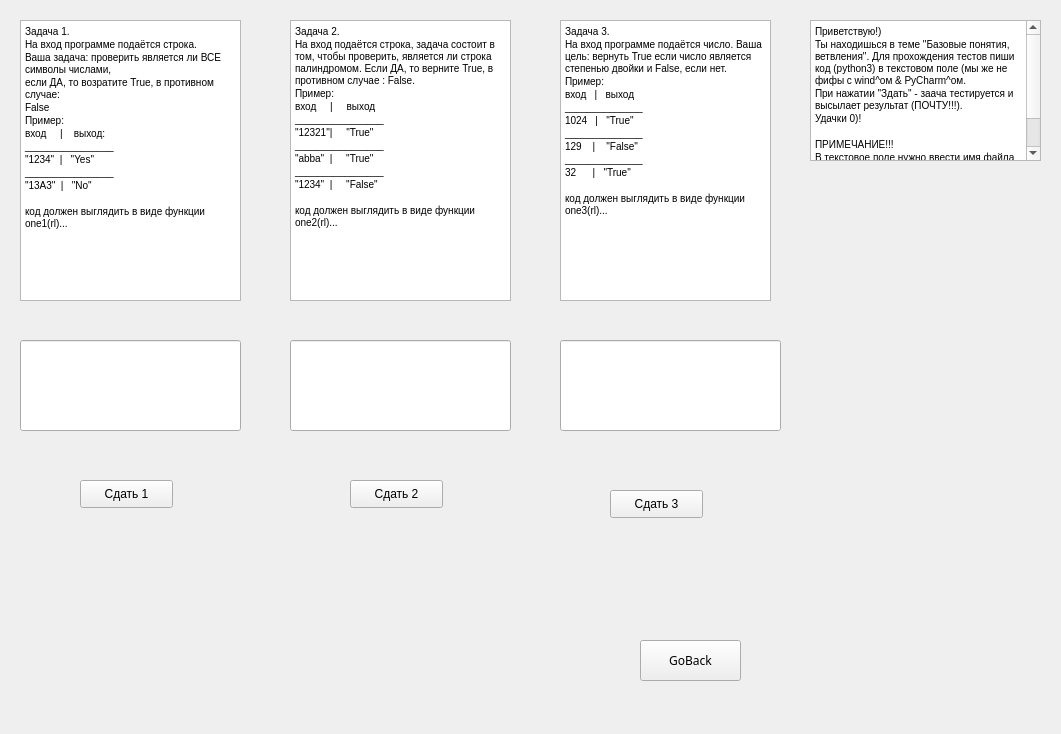
<?xml version="1.0" encoding="UTF-8"?>
<ui version="4.0">
 <class>Form</class>
 <widget class="QWidget" name="Form">
  <property name="geometry">
   <rect>
    <x>0</x>
    <y>0</y>
    <width>1061</width>
    <height>734</height>
   </rect>
  </property>
  <property name="windowTitle">
   <string>Form</string>
  </property>
  <widget class="QTextBrowser" name="textBrowser">
   <property name="geometry">
    <rect>
     <x>810</x>
     <y>20</y>
     <width>231</width>
     <height>141</height>
    </rect>
   </property>
   <property name="html">
    <string>&lt;!DOCTYPE HTML PUBLIC &quot;-//W3C//DTD HTML 4.0//EN&quot; &quot;http://www.w3.org/TR/REC-html40/strict.dtd&quot;&gt;
&lt;html&gt;&lt;head&gt;&lt;meta name=&quot;qrichtext&quot; content=&quot;1&quot; /&gt;&lt;style type=&quot;text/css&quot;&gt;
p, li { white-space: pre-wrap; }
&lt;/style&gt;&lt;/head&gt;&lt;body style=&quot; font-family:'MS Shell Dlg 2'; font-size:8.25pt; font-weight:400; font-style:normal;&quot;&gt;
&lt;p style=&quot; margin-top:0px; margin-bottom:0px; margin-left:0px; margin-right:0px; -qt-block-indent:0; text-indent:0px;&quot;&gt;&lt;span style=&quot; font-size:7.8pt;&quot;&gt;Приветствую!)&lt;/span&gt;&lt;/p&gt;
&lt;p style=&quot; margin-top:0px; margin-bottom:0px; margin-left:0px; margin-right:0px; -qt-block-indent:0; text-indent:0px;&quot;&gt;&lt;span style=&quot; font-size:7.8pt;&quot;&gt;Ты находишься в теме &amp;quot;Базовые понятия, ветвления&amp;quot;. Для прохождения тестов пиши код (python3) в текстовом поле (мы же не фифы с wind^ом &amp;amp; PyCharm^ом.&lt;/span&gt;&lt;/p&gt;
&lt;p style=&quot; margin-top:0px; margin-bottom:0px; margin-left:0px; margin-right:0px; -qt-block-indent:0; text-indent:0px;&quot;&gt;&lt;span style=&quot; font-size:7.8pt;&quot;&gt;При нажатии &amp;quot;Здать&amp;quot; - заача тестируется и высылает результат (ПОЧТУ!!!).&lt;/span&gt;&lt;/p&gt;
&lt;p style=&quot; margin-top:0px; margin-bottom:0px; margin-left:0px; margin-right:0px; -qt-block-indent:0; text-indent:0px;&quot;&gt;&lt;span style=&quot; font-size:7.8pt;&quot;&gt;Удачки 0)!&lt;/span&gt;&lt;/p&gt;
&lt;p style=&quot;-qt-paragraph-type:empty; margin-top:0px; margin-bottom:0px; margin-left:0px; margin-right:0px; -qt-block-indent:0; text-indent:0px; font-size:7.8pt;&quot;&gt;&lt;br /&gt;&lt;/p&gt;
&lt;p style=&quot; margin-top:0px; margin-bottom:0px; margin-left:0px; margin-right:0px; -qt-block-indent:0; text-indent:0px;&quot;&gt;&lt;span style=&quot; font-size:7.8pt;&quot;&gt;ПРИМЕЧАНИЕ!!!&lt;/span&gt;&lt;/p&gt;
&lt;p style=&quot; margin-top:0px; margin-bottom:0px; margin-left:0px; margin-right:0px; -qt-block-indent:0; text-indent:0px;&quot;&gt;&lt;span style=&quot; font-size:7.8pt;&quot;&gt;В текстовое поле нужно ввести имя файла с расширением .py в папке с данной программой!!!&lt;/span&gt;&lt;/p&gt;
&lt;p style=&quot;-qt-paragraph-type:empty; margin-top:0px; margin-bottom:0px; margin-left:0px; margin-right:0px; -qt-block-indent:0; text-indent:0px; font-size:7.8pt;&quot;&gt;&lt;br /&gt;&lt;/p&gt;&lt;/body&gt;&lt;/html&gt;</string>
   </property>
  </widget>
  <widget class="QPushButton" name="pushButton">
   <property name="geometry">
    <rect>
     <x>80</x>
     <y>480</y>
     <width>93</width>
     <height>28</height>
    </rect>
   </property>
   <property name="text">
    <string>Сдать 1</string>
   </property>
  </widget>
  <widget class="QPushButton" name="pushButton_2">
   <property name="geometry">
    <rect>
     <x>350</x>
     <y>480</y>
     <width>93</width>
     <height>28</height>
    </rect>
   </property>
   <property name="text">
    <string>Сдать 2</string>
   </property>
  </widget>
  <widget class="QPushButton" name="pushButton_3">
   <property name="geometry">
    <rect>
     <x>610</x>
     <y>490</y>
     <width>93</width>
     <height>28</height>
    </rect>
   </property>
   <property name="text">
    <string>Сдать 3</string>
   </property>
  </widget>
  <widget class="QTextBrowser" name="textBrowser_2">
   <property name="geometry">
    <rect>
     <x>20</x>
     <y>20</y>
     <width>221</width>
     <height>281</height>
    </rect>
   </property>
   <property name="html">
    <string>&lt;!DOCTYPE HTML PUBLIC &quot;-//W3C//DTD HTML 4.0//EN&quot; &quot;http://www.w3.org/TR/REC-html40/strict.dtd&quot;&gt;
&lt;html&gt;&lt;head&gt;&lt;meta name=&quot;qrichtext&quot; content=&quot;1&quot; /&gt;&lt;style type=&quot;text/css&quot;&gt;
p, li { white-space: pre-wrap; }
&lt;/style&gt;&lt;/head&gt;&lt;body style=&quot; font-family:'MS Shell Dlg 2'; font-size:8.25pt; font-weight:400; font-style:normal;&quot;&gt;
&lt;p style=&quot; margin-top:0px; margin-bottom:0px; margin-left:0px; margin-right:0px; -qt-block-indent:0; text-indent:0px;&quot;&gt;&lt;span style=&quot; font-size:7.8pt;&quot;&gt;Задача 1.&lt;/span&gt;&lt;/p&gt;
&lt;p style=&quot; margin-top:0px; margin-bottom:0px; margin-left:0px; margin-right:0px; -qt-block-indent:0; text-indent:0px;&quot;&gt;&lt;span style=&quot; font-size:7.8pt;&quot;&gt;На вход программе подаётся строка.&lt;/span&gt;&lt;/p&gt;
&lt;p style=&quot; margin-top:0px; margin-bottom:0px; margin-left:0px; margin-right:0px; -qt-block-indent:0; text-indent:0px;&quot;&gt;&lt;span style=&quot; font-size:7.8pt;&quot;&gt;Ваша задача: проверить является ли ВСЕ символы числами, &lt;/span&gt;&lt;/p&gt;
&lt;p style=&quot; margin-top:0px; margin-bottom:0px; margin-left:0px; margin-right:0px; -qt-block-indent:0; text-indent:0px;&quot;&gt;&lt;span style=&quot; font-size:7.8pt;&quot;&gt;если ДА, то возратите True, в противном случае:&lt;/span&gt;&lt;/p&gt;
&lt;p style=&quot; margin-top:0px; margin-bottom:0px; margin-left:0px; margin-right:0px; -qt-block-indent:0; text-indent:0px;&quot;&gt;&lt;span style=&quot; font-size:7.8pt;&quot;&gt;False&lt;/span&gt;&lt;/p&gt;
&lt;p style=&quot; margin-top:0px; margin-bottom:0px; margin-left:0px; margin-right:0px; -qt-block-indent:0; text-indent:0px;&quot;&gt;&lt;span style=&quot; font-size:7.8pt;&quot;&gt;Пример:&lt;/span&gt;&lt;/p&gt;
&lt;p style=&quot; margin-top:0px; margin-bottom:0px; margin-left:0px; margin-right:0px; -qt-block-indent:0; text-indent:0px;&quot;&gt;&lt;span style=&quot; font-size:7.8pt;&quot;&gt;вход     |    выход:&lt;/span&gt;&lt;/p&gt;
&lt;p style=&quot; margin-top:0px; margin-bottom:0px; margin-left:0px; margin-right:0px; -qt-block-indent:0; text-indent:0px;&quot;&gt;&lt;span style=&quot; font-size:7.8pt;&quot;&gt;________________&lt;/span&gt;&lt;/p&gt;
&lt;p style=&quot; margin-top:0px; margin-bottom:0px; margin-left:0px; margin-right:0px; -qt-block-indent:0; text-indent:0px;&quot;&gt;&lt;span style=&quot; font-size:7.8pt;&quot;&gt;&amp;quot;1234&amp;quot;  |   &amp;quot;Yes&amp;quot;&lt;/span&gt;&lt;/p&gt;
&lt;p style=&quot; margin-top:0px; margin-bottom:0px; margin-left:0px; margin-right:0px; -qt-block-indent:0; text-indent:0px;&quot;&gt;&lt;span style=&quot; font-size:7.8pt;&quot;&gt;________________&lt;/span&gt;&lt;/p&gt;
&lt;p style=&quot; margin-top:0px; margin-bottom:0px; margin-left:0px; margin-right:0px; -qt-block-indent:0; text-indent:0px;&quot;&gt;&lt;span style=&quot; font-size:7.8pt;&quot;&gt;&amp;quot;13A3&amp;quot;  |   &amp;quot;No&amp;quot;&lt;/span&gt;&lt;/p&gt;
&lt;p style=&quot;-qt-paragraph-type:empty; margin-top:0px; margin-bottom:0px; margin-left:0px; margin-right:0px; -qt-block-indent:0; text-indent:0px; font-size:7.8pt;&quot;&gt;&lt;br /&gt;&lt;/p&gt;
&lt;p style=&quot; margin-top:0px; margin-bottom:0px; margin-left:0px; margin-right:0px; -qt-block-indent:0; text-indent:0px;&quot;&gt;&lt;span style=&quot; font-size:7.8pt;&quot;&gt;код должен выглядить в виде функции one1(rl)...&lt;/span&gt;&lt;/p&gt;&lt;/body&gt;&lt;/html&gt;</string>
   </property>
  </widget>
  <widget class="QTextBrowser" name="textBrowser_3">
   <property name="geometry">
    <rect>
     <x>290</x>
     <y>20</y>
     <width>221</width>
     <height>281</height>
    </rect>
   </property>
   <property name="html">
    <string>&lt;!DOCTYPE HTML PUBLIC &quot;-//W3C//DTD HTML 4.0//EN&quot; &quot;http://www.w3.org/TR/REC-html40/strict.dtd&quot;&gt;
&lt;html&gt;&lt;head&gt;&lt;meta name=&quot;qrichtext&quot; content=&quot;1&quot; /&gt;&lt;style type=&quot;text/css&quot;&gt;
p, li { white-space: pre-wrap; }
&lt;/style&gt;&lt;/head&gt;&lt;body style=&quot; font-family:'MS Shell Dlg 2'; font-size:8.25pt; font-weight:400; font-style:normal;&quot;&gt;
&lt;p style=&quot; margin-top:0px; margin-bottom:0px; margin-left:0px; margin-right:0px; -qt-block-indent:0; text-indent:0px;&quot;&gt;&lt;span style=&quot; font-size:7.8pt;&quot;&gt;Задача 2.&lt;/span&gt;&lt;/p&gt;
&lt;p style=&quot; margin-top:0px; margin-bottom:0px; margin-left:0px; margin-right:0px; -qt-block-indent:0; text-indent:0px;&quot;&gt;&lt;span style=&quot; font-size:7.8pt;&quot;&gt;На вход подаётся строка, задача состоит в том, чтобы проверить, является ли строка палиндромом. Если ДА, то верните True, в противном случае : False.&lt;/span&gt;&lt;/p&gt;
&lt;p style=&quot; margin-top:0px; margin-bottom:0px; margin-left:0px; margin-right:0px; -qt-block-indent:0; text-indent:0px;&quot;&gt;&lt;span style=&quot; font-size:7.8pt;&quot;&gt;Пример:&lt;/span&gt;&lt;/p&gt;
&lt;p style=&quot; margin-top:0px; margin-bottom:0px; margin-left:0px; margin-right:0px; -qt-block-indent:0; text-indent:0px;&quot;&gt;&lt;span style=&quot; font-size:7.8pt;&quot;&gt;вход     |     выход&lt;/span&gt;&lt;/p&gt;
&lt;p style=&quot; margin-top:0px; margin-bottom:0px; margin-left:0px; margin-right:0px; -qt-block-indent:0; text-indent:0px;&quot;&gt;&lt;span style=&quot; font-size:7.8pt;&quot;&gt;________________&lt;/span&gt;&lt;/p&gt;
&lt;p style=&quot; margin-top:0px; margin-bottom:0px; margin-left:0px; margin-right:0px; -qt-block-indent:0; text-indent:0px;&quot;&gt;&lt;span style=&quot; font-size:7.8pt;&quot;&gt;&amp;quot;12321&amp;quot;|     &amp;quot;True&amp;quot;&lt;/span&gt;&lt;/p&gt;
&lt;p style=&quot; margin-top:0px; margin-bottom:0px; margin-left:0px; margin-right:0px; -qt-block-indent:0; text-indent:0px;&quot;&gt;&lt;span style=&quot; font-size:7.8pt;&quot;&gt;________________&lt;/span&gt;&lt;/p&gt;
&lt;p style=&quot; margin-top:0px; margin-bottom:0px; margin-left:0px; margin-right:0px; -qt-block-indent:0; text-indent:0px;&quot;&gt;&lt;span style=&quot; font-size:7.8pt;&quot;&gt;&amp;quot;abba&amp;quot;  |     &amp;quot;True&amp;quot;&lt;/span&gt;&lt;/p&gt;
&lt;p style=&quot; margin-top:0px; margin-bottom:0px; margin-left:0px; margin-right:0px; -qt-block-indent:0; text-indent:0px;&quot;&gt;&lt;span style=&quot; font-size:7.8pt;&quot;&gt;________________&lt;/span&gt;&lt;/p&gt;
&lt;p style=&quot; margin-top:0px; margin-bottom:0px; margin-left:0px; margin-right:0px; -qt-block-indent:0; text-indent:0px;&quot;&gt;&lt;span style=&quot; font-size:7.8pt;&quot;&gt;&amp;quot;1234&amp;quot;  |     &amp;quot;False&amp;quot;&lt;/span&gt;&lt;/p&gt;
&lt;p style=&quot;-qt-paragraph-type:empty; margin-top:0px; margin-bottom:0px; margin-left:0px; margin-right:0px; -qt-block-indent:0; text-indent:0px; font-size:7.8pt;&quot;&gt;&lt;br /&gt;&lt;/p&gt;
&lt;p style=&quot; margin-top:0px; margin-bottom:0px; margin-left:0px; margin-right:0px; -qt-block-indent:0; text-indent:0px;&quot;&gt;&lt;span style=&quot; font-size:7.8pt;&quot;&gt;код должен выглядить в виде функции one2(rl)...&lt;/span&gt;&lt;/p&gt;&lt;/body&gt;&lt;/html&gt;</string>
   </property>
  </widget>
  <widget class="QTextBrowser" name="textBrowser_4">
   <property name="geometry">
    <rect>
     <x>560</x>
     <y>20</y>
     <width>211</width>
     <height>281</height>
    </rect>
   </property>
   <property name="html">
    <string>&lt;!DOCTYPE HTML PUBLIC &quot;-//W3C//DTD HTML 4.0//EN&quot; &quot;http://www.w3.org/TR/REC-html40/strict.dtd&quot;&gt;
&lt;html&gt;&lt;head&gt;&lt;meta name=&quot;qrichtext&quot; content=&quot;1&quot; /&gt;&lt;style type=&quot;text/css&quot;&gt;
p, li { white-space: pre-wrap; }
&lt;/style&gt;&lt;/head&gt;&lt;body style=&quot; font-family:'MS Shell Dlg 2'; font-size:8.25pt; font-weight:400; font-style:normal;&quot;&gt;
&lt;p style=&quot; margin-top:0px; margin-bottom:0px; margin-left:0px; margin-right:0px; -qt-block-indent:0; text-indent:0px;&quot;&gt;&lt;span style=&quot; font-size:7.8pt;&quot;&gt;Задача 3.&lt;/span&gt;&lt;/p&gt;
&lt;p style=&quot; margin-top:0px; margin-bottom:0px; margin-left:0px; margin-right:0px; -qt-block-indent:0; text-indent:0px;&quot;&gt;&lt;span style=&quot; font-size:7.8pt;&quot;&gt;На вход программе подаётся число. Ваша цель: вернуть True если число является степенью двойки и False, если нет. &lt;/span&gt;&lt;/p&gt;
&lt;p style=&quot; margin-top:0px; margin-bottom:0px; margin-left:0px; margin-right:0px; -qt-block-indent:0; text-indent:0px;&quot;&gt;&lt;span style=&quot; font-size:7.8pt;&quot;&gt;Пример:&lt;/span&gt;&lt;/p&gt;
&lt;p style=&quot; margin-top:0px; margin-bottom:0px; margin-left:0px; margin-right:0px; -qt-block-indent:0; text-indent:0px;&quot;&gt;&lt;span style=&quot; font-size:7.8pt;&quot;&gt;вход   |   выход&lt;/span&gt;&lt;/p&gt;
&lt;p style=&quot; margin-top:0px; margin-bottom:0px; margin-left:0px; margin-right:0px; -qt-block-indent:0; text-indent:0px;&quot;&gt;&lt;span style=&quot; font-size:7.8pt;&quot;&gt;______________&lt;/span&gt;&lt;/p&gt;
&lt;p style=&quot; margin-top:0px; margin-bottom:0px; margin-left:0px; margin-right:0px; -qt-block-indent:0; text-indent:0px;&quot;&gt;&lt;span style=&quot; font-size:7.8pt;&quot;&gt;1024   |   &amp;quot;True&amp;quot;&lt;/span&gt;&lt;/p&gt;
&lt;p style=&quot; margin-top:0px; margin-bottom:0px; margin-left:0px; margin-right:0px; -qt-block-indent:0; text-indent:0px;&quot;&gt;&lt;span style=&quot; font-size:7.8pt;&quot;&gt;______________&lt;/span&gt;&lt;/p&gt;
&lt;p style=&quot; margin-top:0px; margin-bottom:0px; margin-left:0px; margin-right:0px; -qt-block-indent:0; text-indent:0px;&quot;&gt;&lt;span style=&quot; font-size:7.8pt;&quot;&gt;129    |    &amp;quot;False&amp;quot;&lt;/span&gt;&lt;/p&gt;
&lt;p style=&quot; margin-top:0px; margin-bottom:0px; margin-left:0px; margin-right:0px; -qt-block-indent:0; text-indent:0px;&quot;&gt;&lt;span style=&quot; font-size:7.8pt;&quot;&gt;______________&lt;/span&gt;&lt;/p&gt;
&lt;p style=&quot; margin-top:0px; margin-bottom:0px; margin-left:0px; margin-right:0px; -qt-block-indent:0; text-indent:0px;&quot;&gt;&lt;span style=&quot; font-size:7.8pt;&quot;&gt;32      |   &amp;quot;True&amp;quot;&lt;/span&gt;&lt;/p&gt;
&lt;p style=&quot;-qt-paragraph-type:empty; margin-top:0px; margin-bottom:0px; margin-left:0px; margin-right:0px; -qt-block-indent:0; text-indent:0px; font-size:7.8pt;&quot;&gt;&lt;br /&gt;&lt;/p&gt;
&lt;p style=&quot; margin-top:0px; margin-bottom:0px; margin-left:0px; margin-right:0px; -qt-block-indent:0; text-indent:0px;&quot;&gt;&lt;span style=&quot; font-size:7.8pt;&quot;&gt;код должен выглядить в виде функции one3(rl)...&lt;/span&gt;&lt;/p&gt;&lt;/body&gt;&lt;/html&gt;</string>
   </property>
  </widget>
  <widget class="QLineEdit" name="lineEdit">
   <property name="geometry">
    <rect>
     <x>20</x>
     <y>340</y>
     <width>221</width>
     <height>91</height>
    </rect>
   </property>
  </widget>
  <widget class="QLineEdit" name="lineEdit_2">
   <property name="geometry">
    <rect>
     <x>560</x>
     <y>340</y>
     <width>221</width>
     <height>91</height>
    </rect>
   </property>
  </widget>
  <widget class="QLineEdit" name="lineEdit_3">
   <property name="geometry">
    <rect>
     <x>290</x>
     <y>340</y>
     <width>221</width>
     <height>91</height>
    </rect>
   </property>
  </widget>
  <widget class="QPushButton" name="pushButton_4">
   <property name="geometry">
    <rect>
     <x>640</x>
     <y>640</y>
     <width>101</width>
     <height>41</height>
    </rect>
   </property>
   <property name="font">
    <font>
     <family>MS Outlook</family>
    </font>
   </property>
   <property name="text">
    <string>GoBack</string>
   </property>
  </widget>
 </widget>
 <resources/>
 <connections/>
</ui>
